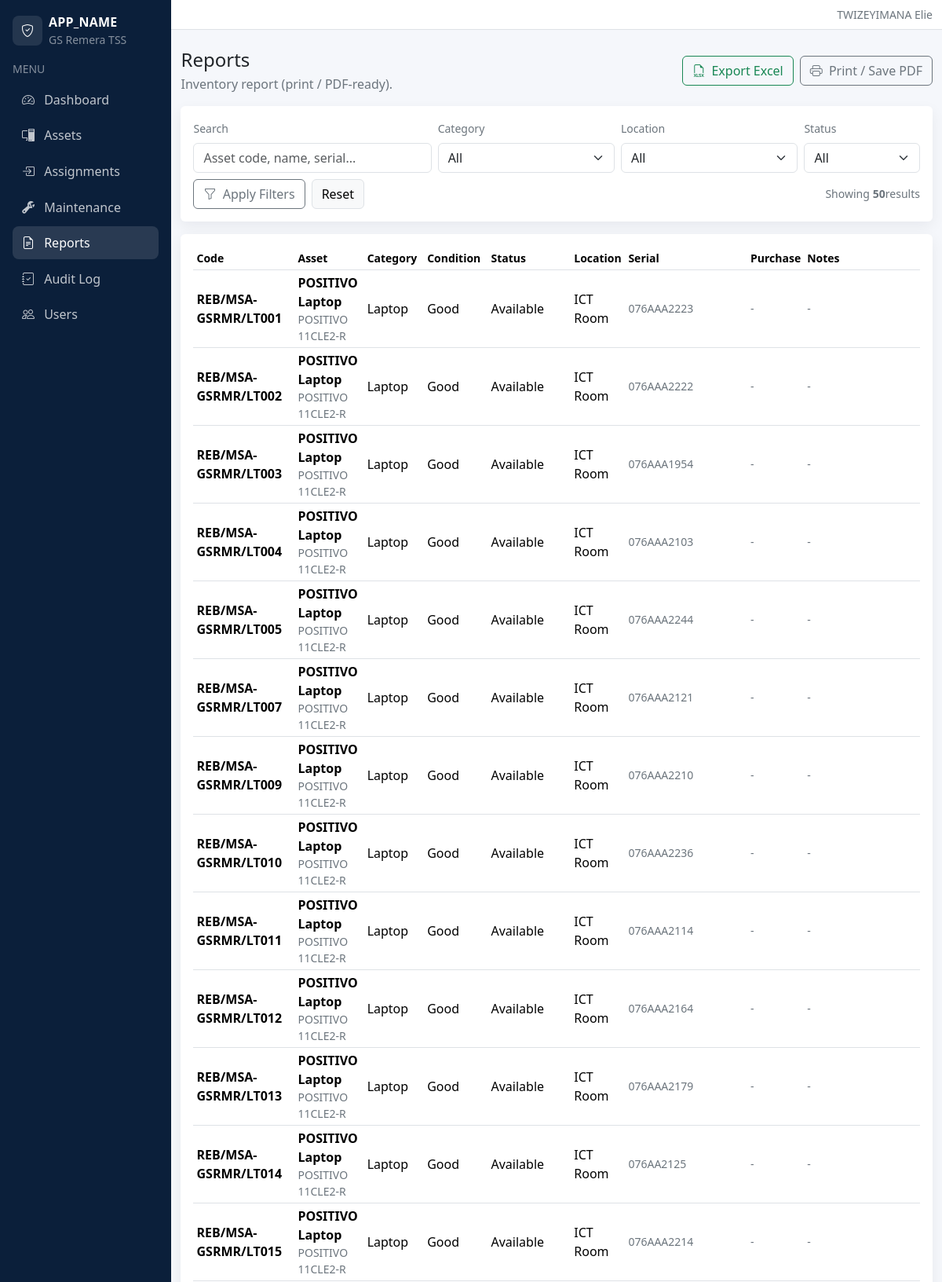
The page /reports/index.php (signed in, upper part) on the database its author committed.
### tables this page shows
CREATE TABLE `assets` (
  `id` int(10) UNSIGNED NOT NULL,
  `asset_code` varchar(40) NOT NULL,
  `asset_name` varchar(120) NOT NULL,
  `category_id` int(10) UNSIGNED NOT NULL,
  `brand` varchar(80) DEFAULT NULL,
  `model` varchar(80) DEFAULT NULL,
  `serial_number` varchar(80) DEFAULT NULL,
  `purchase_date` date DEFAULT NULL,
  `asset_condition` enum('New','Good','Fair','Damaged') NOT NULL DEFAULT 'Good',
  `status` enum('Available','In Use','Maintenance','Lost') NOT NULL DEFAULT 'Available',
  `location_id` int(10) UNSIGNED NOT NULL,
  `image_path` varchar(255) DEFAULT NULL,
  `notes` text,
  `created_at` datetime NOT NULL DEFAULT CURRENT_TIMESTAMP,
  `updated_at` datetime DEFAULT NULL ON UPDATE CURRENT_TIMESTAMP
);

CREATE TABLE `asset_categories` (
  `id` int(10) UNSIGNED NOT NULL,
  `name` varchar(80) NOT NULL
);

CREATE TABLE `locations` (
  `id` int(10) UNSIGNED NOT NULL,
  `name` varchar(80) NOT NULL
);

### includes/url.php (called while the page is built, shortened)
<?php
function base_url(): string
{
  $b = defined('BASE_URL') ? (string)BASE_URL : '';
  $b = rtrim($b, '/');
  return $b;
}
function url(string $path): string
{
  $full = base_url() . $path;
  return $full === '' ? '/' : $full;
}

### reports/index.php (the view, shortened to what this page needs)
<?php
require_once __DIR__ . '/../includes/layout.php';
require_once __DIR__ . '/../includes/url.php';
$pdo = db();
$q = trim($_GET['q'] ?? '');
$params = [];
$sql = "
  SELECT
    a.asset_code, a.asset_name, a.brand, a.model, a.serial_number,
    a.purchase_date, a.asset_condition, a.status, a.notes,
    c.name AS category_name,
    l.name AS location_name
  FROM assets a
  JOIN asset_categories c ON c.id = a.category_id
  JOIN locations l ON l.id = a.location_id
";
$sql .= " ORDER BY c.name, a.asset_name, a.asset_code LIMIT 1000";
$stmt = $pdo->prepare($sql);
$stmt->execute($params);
$assets = $stmt->fetchAll();
?>
<div class="d-flex align-items-center justify-content-between flex-wrap gap-2 mb-3">
  <div>
    <h1 class="h4 mb-1">Reports</h1>
    <div class="text-secondary">Inventory report (print / PDF-ready).</div>
  </div>
  <div class="d-flex gap-2">
    <?php
      $qs = $_GET;
      $printUrl = url('/reports/print.php') . (empty($qs) ? '' : ('?' . http_build_query($qs)));
      $excelUrl = url('/reports/export_excel.php') . (empty($qs) ? '' : ('?' . http_build_query($qs)));
    ?>
    <a class="btn btn-outline-success" href="<?php echo htmlspecialchars($excelUrl); ?>">
      <i class="bi bi-filetype-xlsx me-1"></i> Export Excel
    </a>
    <a class="btn btn-outline-secondary" target="_blank" href="<?php echo htmlspecialchars($printUrl); ?>">
      <i class="bi bi-printer me-1"></i> Print / Save PDF
    </a>
  </div>
</div>
<div class="card table-card mb-3">
  <div class="card-body">
    <form class="row g-2 align-items-end" method="get">
      <div class="col-12 col-md-4">
        <label class="form-label small text-secondary">Search</label>
        <input class="form-control" name="q" placeholder="Asset code, name, serial..." value="<?php echo htmlspecialchars($q); ?>">
      </div>
      <div class="col-12 col-md-3">
        <label class="form-label small text-secondary">Category</label>
        <select class="form-select" name="category">
          <option value="0">All</option>
        </select>
      </div>
      <div class="col-12 col-md-3">
        <label class="form-label small text-secondary">Location</label>
        <select class="form-select" name="location">
          <option value="0">All</option>
        </select>
      </div>
      <div class="col-12 col-md-2">
        <label class="form-label small text-secondary">Status</label>
        <select class="form-select" name="status">
          <option value="">All</option>
        </select>
      </div>
      <div class="col-12 d-flex gap-2">
        <button class="btn btn-outline-secondary" type="submit">
          <i class="bi bi-funnel me-1"></i> Apply Filters
        </button>
        <a class="btn btn-light border" href="<?php echo htmlspecialchars(url('/reports/index.php')); ?>">
          Reset
        </a>
        <div class="ms-auto small text-secondary d-flex align-items-center">
          Showing <span class="fw-semibold ms-1"><?php echo count($assets); ?></span> results
        </div>
      </div>
    </form>
  </div>
</div>
<div class="card table-card">
  <div class="card-body">
    <div class="table-responsive">
      <table class="table table-sm align-middle">
        <thead>
          <tr class="text-secondary small">
            <th>Code</th>
            <th>Asset</th>
            <th>Category</th>
            <th>Condition</th>
            <th>Status</th>
            <th>Location</th>
            <th>Serial</th>
            <th>Purchase</th>
            <th>Notes</th>
          </tr>
        </thead>
        <tbody>
          <?php foreach ($assets as $a): ?>
            <tr>
              <td class="fw-semibold"><?php echo htmlspecialchars($a['asset_code']); ?></td>
              <td>
                <div class="fw-semibold"><?php echo htmlspecialchars($a['asset_name']); ?></div>
                <div class="small text-secondary"><?php echo htmlspecialchars(trim(($a['brand'] ?? '') . ' ' . ($a['model'] ?? ''))); ?></div>
              </td>
              <td><?php echo htmlspecialchars($a['category_name']); ?></td>
              <td><?php echo htmlspecialchars($a['asset_condition']); ?></td>
              <td><?php echo htmlspecialchars($a['status']); ?></td>
              <td><?php echo htmlspecialchars($a['location_name']); ?></td>
              <td class="small text-secondary"><?php echo htmlspecialchars($a['serial_number'] ?: '-'); ?></td>
              <td class="small text-secondary"><?php echo htmlspecialchars($a['purchase_date'] ?: '-'); ?></td>
              <td class="small text-secondary"><?php echo htmlspecialchars($a['notes'] ?: '-'); ?></td>
            </tr>
          <?php endforeach; ?>
        </tbody>
      </table>
    </div>
  </div>
</div>

### assets/css/app.css (style rules this page uses)
:root { --gs-primary:#0d6efd; --gs-sidebar:#0b1f3a; --gs-sidebar-muted:rgba(255,255,255,.75); }
body { background:#f5f7fb; }
.table-card { border:0; box-shadow:0 6px 18px rgba(16,24,40,.06); }

### rows shown on the page
assets: asset_code "REB/MSA-GSRMR/LT001", asset_name "POSITIVO Laptop", brand+model "POSITIVO 11CLE2-R", category.name "Laptop", asset_condition "Good", status "Available", location.name "ICT Room", serial_number "076AAA2223", purchase_date "-", notes "-"
assets: asset_code "REB/MSA-GSRMR/LT002", asset_name "POSITIVO Laptop", brand+model "POSITIVO 11CLE2-R", category.name "Laptop", asset_condition "Good", status "Available", location.name "ICT Room", serial_number "076AAA2222", purchase_date "-", notes "-"
assets: asset_code "REB/MSA-GSRMR/LT003", asset_name "POSITIVO Laptop", brand+model "POSITIVO 11CLE2-R", category.name "Laptop", asset_condition "Good", status "Available", location.name "ICT Room", serial_number "076AAA1954", purchase_date "-", notes "-"
assets: asset_code "REB/MSA-GSRMR/LT004", asset_name "POSITIVO Laptop", brand+model "POSITIVO 11CLE2-R", category.name "Laptop", asset_condition "Good", status "Available", location.name "ICT Room", serial_number "076AAA2103", purchase_date "-", notes "-"
assets: asset_code "REB/MSA-GSRMR/LT005", asset_name "POSITIVO Laptop", brand+model "POSITIVO 11CLE2-R", category.name "Laptop", asset_condition "Good", status "Available", location.name "ICT Room", serial_number "076AAA2244", purchase_date "-", notes "-"
assets: asset_code "REB/MSA-GSRMR/LT007", asset_name "POSITIVO Laptop", brand+model "POSITIVO 11CLE2-R", category.name "Laptop", asset_condition "Good", status "Available", location.name "ICT Room", serial_number "076AAA2121", purchase_date "-", notes "-"
assets: asset_code "REB/MSA-GSRMR/LT009", asset_name "POSITIVO Laptop", brand+model "POSITIVO 11CLE2-R", category.name "Laptop", asset_condition "Good", status "Available", location.name "ICT Room", serial_number "076AAA2210", purchase_date "-", notes "-"
assets: asset_code "REB/MSA-GSRMR/LT010", asset_name "POSITIVO Laptop", brand+model "POSITIVO 11CLE2-R", category.name "Laptop", asset_condition "Good", status "Available", location.name "ICT Room", serial_number "076AAA2236", purchase_date "-", notes "-"
assets: asset_code "REB/MSA-GSRMR/LT011", asset_name "POSITIVO Laptop", brand+model "POSITIVO 11CLE2-R", category.name "Laptop", asset_condition "Good", status "Available", location.name "ICT Room", serial_number "076AAA2114", purchase_date "-", notes "-"
assets: asset_code "REB/MSA-GSRMR/LT012", asset_name "POSITIVO Laptop", brand+model "POSITIVO 11CLE2-R", category.name "Laptop", asset_condition "Good", status "Available", location.name "ICT Room", serial_number "076AAA2164", purchase_date "-", notes "-"
assets: asset_code "REB/MSA-GSRMR/LT013", asset_name "POSITIVO Laptop", brand+model "POSITIVO 11CLE2-R", category.name "Laptop", asset_condition "Good", status "Available", location.name "ICT Room", serial_number "076AAA2179", purchase_date "-", notes "-"
assets: asset_code "REB/MSA-GSRMR/LT014", asset_name "POSITIVO Laptop", brand+model "POSITIVO 11CLE2-R", category.name "Laptop", asset_condition "Good", status "Available", location.name "ICT Room", serial_number "076AA2125", purchase_date "-", notes "-"
assets: asset_code "REB/MSA-GSRMR/LT015", asset_name "POSITIVO Laptop", brand+model "POSITIVO 11CLE2-R", category.name "Laptop", asset_condition "Good", status "Available", location.name "ICT Room", serial_number "076AAA2214", purchase_date "-", notes "-"

### other values the page prints
$appTitle "APP_NAME"
$item['label'] "Dashboard"
$item['label'] "Assets"
$item['label'] "Assignments"
$item['label'] "Maintenance"
$item['label'] "Reports"
$item['label'] "Audit Log"
$item['label'] "Users"
$fullName ?: '' "TWIZEYIMANA Elie"
count($assets) "50"
